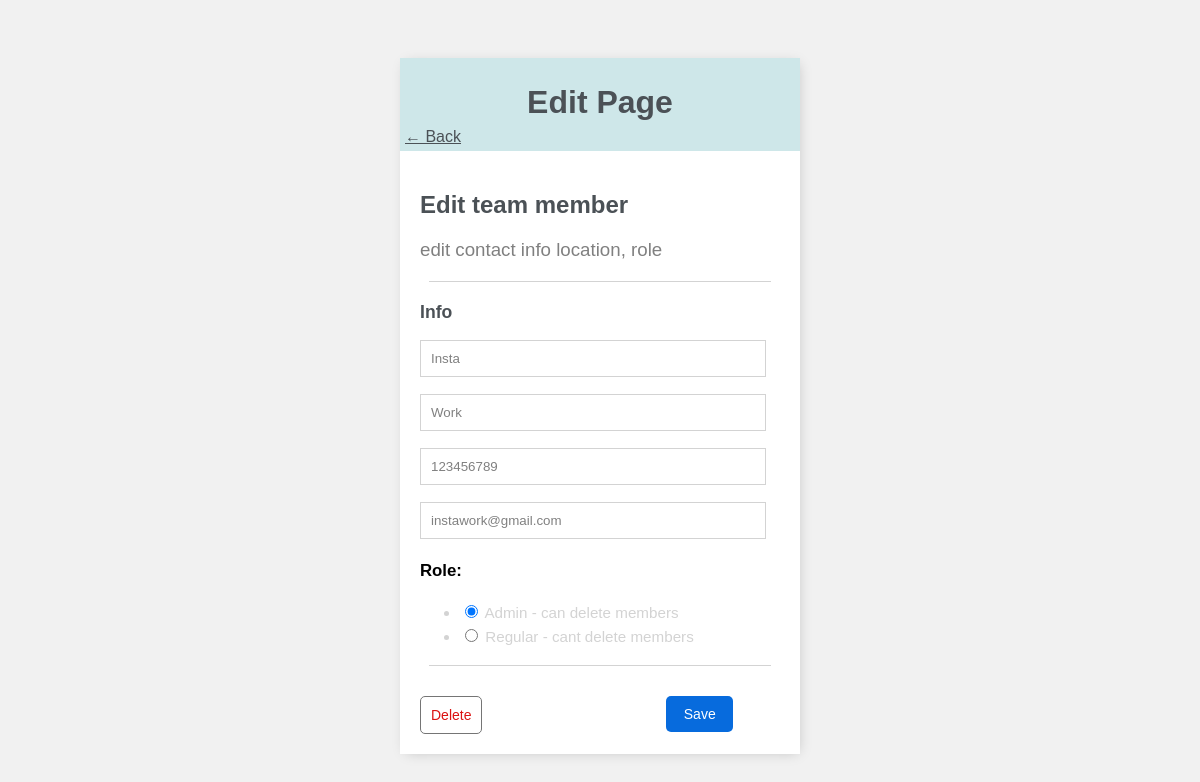
Page /member-edit/73/ on the earlier database version.
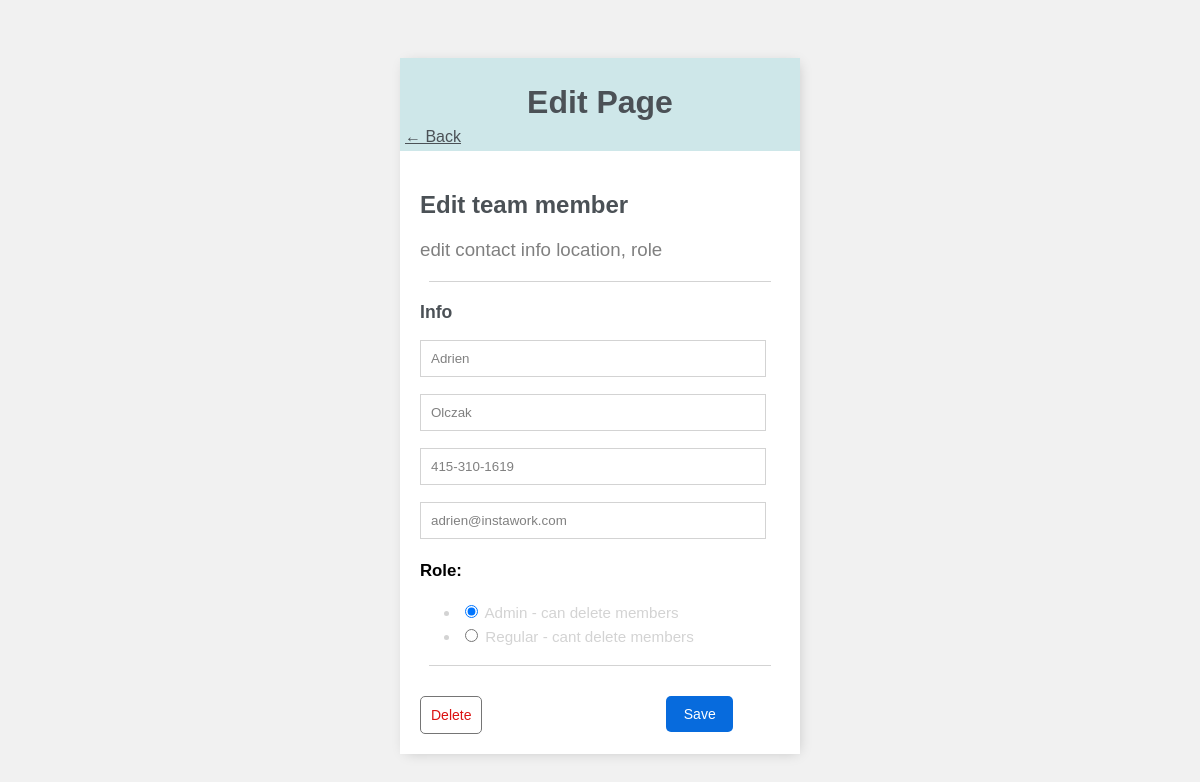
Same page on the later database version.
### base/models.py (models this page shows, shortened)
class Member(models.Model):
    first = models.CharField(max_length=200)
    last = models.TextField(null=True)
    number = models.TextField(null=True)
    email = models.TextField(null=True)
    role = models.CharField(choices=[('admin', 'Admin - can delete members'), ('regular', 'Regular - cant delete members')], max_length=200, null=True)
    b = models.CharField(max_length=7, default='0000000', editable=False)
    created_at = models.DateTimeField( default=datetime.now())
    class Meta:
        ordering = ['created_at']

### base/views.py (the view)
# urls.py: path('member-edit/<int:pk>/', MemberEdit.as_view(), name='member-edit'),
class MemberEdit(UpdateView):
    template_name = 'base/member_edit.html'
    model = Member
    form_class = MemberForm
    success_url = reverse_lazy('members')

### base/templates/base/member_edit.html (shortened to what this page needs)
{% extends 'base/main.html' %}
{% block content %}
<div class="title-header">
    <h1>Edit Page</h1>
    <a href="{% url 'members' %}">&#8592; Back</a>
</div>
<div class="card-body">
    <h2>Edit team member</h2>
    <h3 class="text">edit contact info location, role</h3>
    <hr class="custom-hr">
    <h3 class="info">Info</h3>
    <form id="edit-form" method="POST" action="{% url 'member-edit' member.id %}">
        {{ form.as_p }}
        <hr class="custom-hr">
        <input class="savebutton2" type="submit" value="  Save  ">
    </form>
        <button class="deletebutton" type="button" onclick="document.getElementById('delete-form').submit()">Delete</button>
</div>
{% endblock content %}

Differences in the rows shown:
changed Member "☑ Role: ☐ Regular - cant delete members": first "Insta" → "Adrien"; last "Work" → "Olczak"; number "123456789" → "415-310-1619"; email "instawork@gmail.com" → "adrien@instawork.com"
